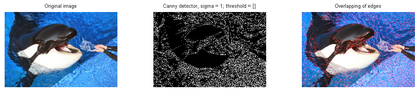
%> input picture Labo 1_2/Images/dol.png, 420 x 93 px, shrunk from 1084 x 240 before the run, given in place of dol.jpg, which was not available
$ octave ex2.m   (GNU Octave 9; MATLAB toolbox functions it lacks are replaced by stand-ins)
%> lines starting %> are read from the running program, lines starting %| are printed output that depends on the picture; in (x1, y1, x2, y2) boxes, pixels count from 0 and x2, y2 are one past the last pixel; in counts of white or black regions, pixels touching at a corner belong together; the program's own positions count from 1; pictures that were not available may be replaced by others from this repository, and a replacement may not be noted
im_col = imread('dol.jpg');
%> im_col is the input picture: size 93x420x3 uint8; mean R, G, B 133.9, 147.5, 169
im = rgb2gray(im_col);
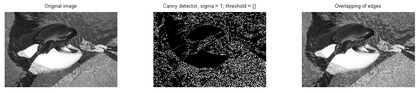
%> im: size 93x420 uint8; min 0, max 255, mean 145.9

detector_list = {'Canny' 'log' 'Prewitt' 'Roberts' 'Sobel' 'zerocross'};
threshold = {[] 0.3 0.6};
threshold_lbl = {'threshold = []' 'threshold = 0.3' 'threshold = 0.6'};

% we plot the results for Canny and log using sigma from 1 to 3 and
% threshold empty, 0.3 and 0.6
for i = 1:2
%> this loop made 2 passes; what is shown inside it comes from the first
    for sigma = 1:3
%> this loop made 3 passes; what is shown inside it comes from the first
       for threshold_j = 1:3
%> this loop made 3 passes; what is shown inside it comes from the first
            figure
            lbl = sprintf('%s detector, sigma = %d; %s', ...
                        detector_list{i}, sigma, threshold_lbl{threshold_j});
            edges_im = edge(im, detector_list{i}, threshold{threshold_j}, ...
                            'both', sigma);
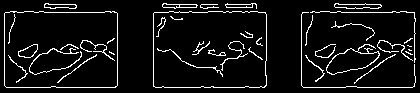
%> edges_im: size 93x420 logical; 7.6% white in thin lines or dots, all inside (x1, y1, x2, y2) = (4, 3, 416, 88)
            subplot(1, 3, 1);
            imshow(im_col);
            title('Original image');

            subplot(1, 3, 2);
            imshow(edges_im);
            title(lbl);

            subplot(1, 3, 3);
            aux_im = im_col;
            aux_im(:,:,1) = aux_im(:,:,1) + uint8(edges_im)*255;
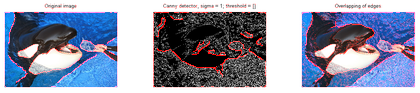
%> aux_im: size 93x420x3 uint8; 7.37% of pixels changed, all inside (x1, y1, x2, y2) = (4, 3, 416, 88)
            imshow(aux_im);
            title('Overlapping of edges');
       end
    end
end

% we plot the result of the rest of detectors
for i = 3:length(detector_list)
    figure;
    lbl = sprintf('%s detector', detector_list{i});
    edges_im = edge(im, detector_list{i});

    subplot(1, 3, 1);
    imshow(im_col);
    title('Original image');

    subplot(1, 3, 2);
    imshow(edges_im);
    title(lbl);

    subplot(1, 3, 3);
    aux_im = im_col;
    aux_im(:,:,1) = aux_im(:,:,1) + uint8(edges_im)*255;
    imshow(aux_im);
    title('Overlapping of edges');
end
%> this loop made 4 passes
%> pass 1, `edges_im = edge(im, detector_list{i});`:
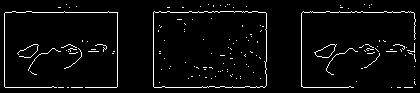
%> edges_im: size 93x420 logical; 4.1% white in thin lines or dots, all inside (x1, y1, x2, y2) = (4, 4, 416, 88)
%> pass 1, `imshow(aux_im);`:
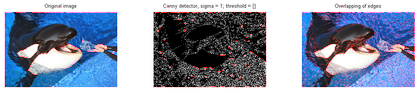
%> displayed picture: size 93x420x3, on the screen's scale of 0 to 255; mean R, G, B 138.1, 147.5, 169
%> pass 2, `edges_im = edge(im, detector_list{i});`:
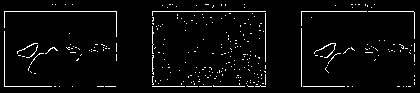
%> edges_im: size 93x420 logical; 3.8% white in thin lines or dots, all inside (x1, y1, x2, y2) = (4, 4, 415, 87)
%> after the loop:
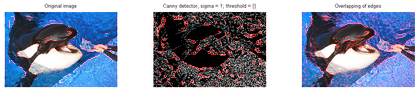
%> aux_im: size 93x420x3 uint8; 7.69% of pixels changed, all inside (x1, y1, x2, y2) = (4, 2, 416, 88)
